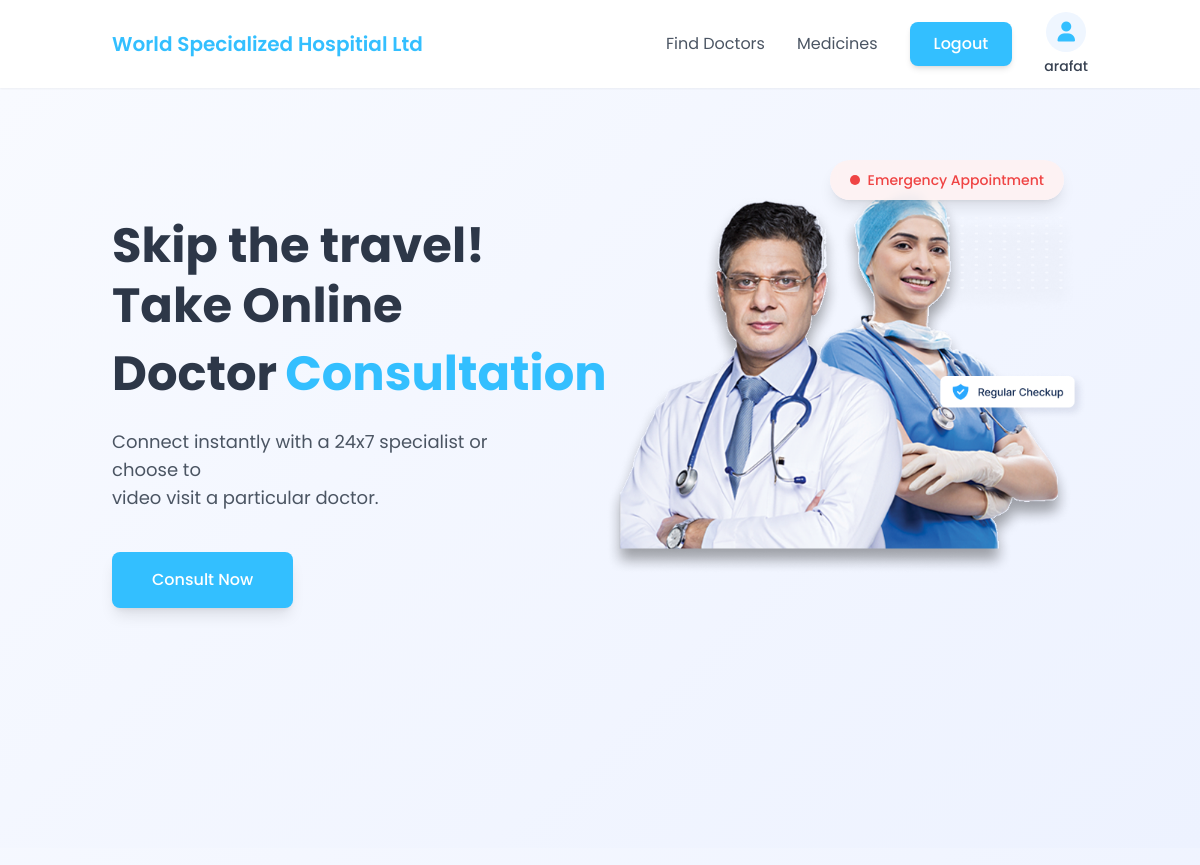
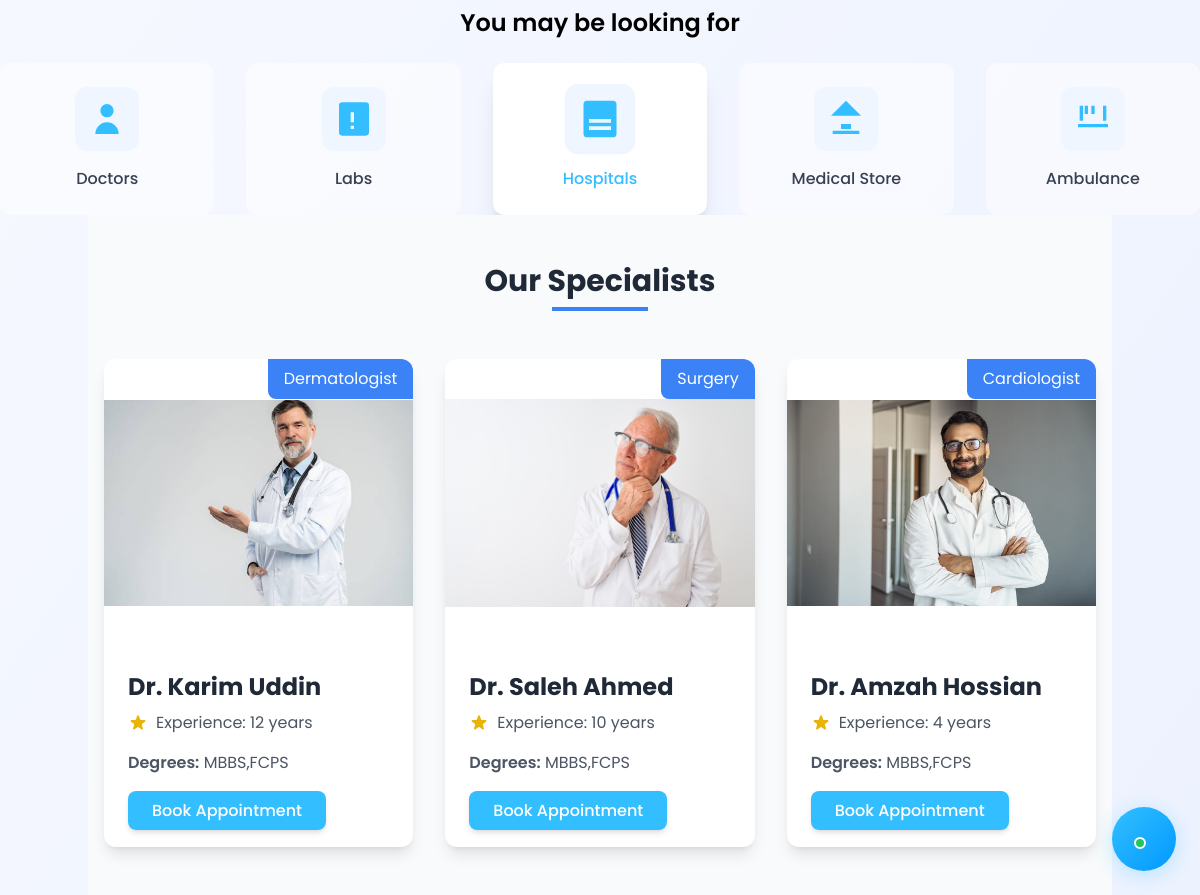
The app's page / (signed in) with its own data (2 pictures, top to bottom).
### myapp/models.py (models this page shows, shortened)
class Doctor(models.Model):
    id = models.AutoField(primary_key=True)
    username = models.CharField(max_length=100, unique=True,null = True)  # Removed null and blank
    full_name = models.CharField(max_length=100)
    password = models.CharField(max_length=128)  # Changed max_length to 128, removed default
    category = models.ForeignKey(
        DoctorCategory,
        on_delete=models.SET_DEFAULT,
        related_name='doctors',
        default=get_default_category,
    )
    email = models.EmailField(max_length=254, unique=True)
    mobile = models.CharField(max_length=15,unique=True,null = True)
    degrees = models.CharField(max_length=200)
    hospital = models.CharField(max_length=200, default='')
    experience = models.IntegerField(help_text='Experience in years')
    description = models.TextField(default='')
    image = models.ImageField(upload_to='static/images/doctors/', null=True, blank=True)
    created_at = models.DateTimeField(default=timezone.now)
    updated_at = models.DateTimeField(default=timezone.now)
    is_active = models.BooleanField(default=True)

class DoctorCategory(models.Model):
    id = models.AutoField(primary_key=True)
    type = models.CharField(max_length=100)
    created_at = models.DateTimeField(default=timezone.now)
    updated_at = models.DateTimeField(default=timezone.now)
    class Meta:
        verbose_name_plural = 'Doctor Categories'

### myapp/views.py (the view)
# urls.py: path('', views.index, name='index'),
def index(request):
    if 'user_id' not in request.session or request.session.get('user_type') != 'general_user':
        doctors = Doctor.objects.all().select_related('category')
        context = {
            'doctors': doctors,
        }
        return render(request, 'index.html', context)
    doctors = Doctor.objects.all().select_related('category')
    return render(request, 'general user/user_home.html', {'doctors': doctors})

### myapp/templates/general user/user_home.html (shortened to what this page needs)
<!DOCTYPE html>
<html lang="en">
<head>
    {% load static %}
    <script src="https://cdn.tailwindcss.com"></script>
    <link rel="stylesheet" href="https://cdnjs.cloudflare.com/ajax/libs/font-awesome/6.5.1/css/all.min.css">
</head>
<body class="flex flex-col min-h-screen bg-gradient-to-br from-[#F8FAFF] to-[#EDF2FF]">
    <header class="bg-white/95 backdrop-blur-sm sticky top-0 z-50 shadow-sm">
        <nav class="container mx-auto px-6 py-3">
            <div class="flex justify-between items-center">
                <a href="/" class="text-[#33BFFF] text-xl font-semibold hover:text-[#0099FF] transition-colors">
                    World Specialized Hospitial Ltd
                </a>
                <div class="flex items-center space-x-8">
                    <a href="#" class="nav-link text-gray-600 hover:text-[#33BFFF] transition-colors">Find Doctors</a>
                    <a href="#" class="nav-link text-gray-600 hover:text-[#33BFFF] transition-colors">Medicines</a>
                    <a href="{% url 'general_user_logout' %}" class="bg-[#33BFFF] text-white px-6 py-2.5 rounded-lg hover:bg-[#0099FF] transition-all transform hover:scale-105 font-medium shadow-md">Logout</a>
                    <div class="flex flex-col items-center">
                        <div class="w-10 h-10 bg-blue-50 rounded-full flex items-center justify-center">
                            <i class="fas fa-user text-[#33BFFF] text-xl"></i>
                        </div>
                        <a href="{% url 'user_profile' %}" class="text-sm text-gray-700 hover:text-[#33BFFF] font-medium mt-1 transition-colors">
                            {{ request.session.user_name }}
                        </a>
                    </div>
                </div>
            </div>
        </nav>
    </header>
    <section class="hero-gradient relative overflow-hidden">
        <div class="container mx-auto px-6 pt-12 pb-40">
            <div class="flex items-center justify-between">
                <div class="w-1/2 pr-12">
                    <h1 class="text-5xl font-bold text-[#2D3748] leading-tight">
                        Skip the travel! Take Online<br>
                        <div class="flex items-center gap-2 mt-2">
                            <span>Doctor</span>
                            <span class="text-[#33BFFF] animate-float">Consultation</span>
                        </div>
                    </h1>
                    <p class="text-gray-600 mt-6 mb-10 text-lg">Connect instantly with a 24x7 specialist or choose to<br>video visit a particular doctor.</p>
                    <button onclick="window.location.href='#doctor-list'"
                                            class="bg-[#33BFFF] text-white px-10 py-4 rounded-lg hover:bg-[#0099FF] transition-all transform hover:scale-105 font-medium shadow-lg hover:shadow-xl">
                                        Consult Now
                                    </button>
                </div>
                <div class="w-1/2 relative">
                    <img src="{% static 'images/doctors.png' %}" alt="Doctors" class="w-full transform hover:scale-102 transition-transform">
                    <div class="absolute top-6 right-6 bg-red-50/90 backdrop-blur-sm px-5 py-2.5 rounded-full shadow-lg flex items-center space-x-2 transform hover:scale-105 transition-all">
                        <div class="w-2.5 h-2.5 bg-red-500 rounded-full animate-pulse"></div>
                        <span class="text-sm font-medium text-red-500 animate-pulse">Emergency Appointment</span>
                    </div>
                </div>
            </div>
        </div>
    </section>
        <div class="text-center mt-6">
            <h3 class="text-2xl font-semibold mb-6">You may be looking for</h3>
            <div class="grid grid-cols-5 gap-8">
                <div class="group">
                    <div class="flex flex-col items-center p-6 rounded-xl bg-white/50 hover:bg-white hover:shadow-xl transition-all duration-300 cursor-pointer">
                        <div class="w-16 h-16 mb-4 bg-blue-50 rounded-xl flex items-center justify-center group-hover:scale-110 transition-transform">
                            <svg class="w-10 h-10 text-[#33BFFF]" fill="currentColor" viewBox="0 0 24 24">
                                <path d="M16 7a4 4 0 11-8 0 4 4 0 018 0zM12 14a7 7 0 00-7 7h14a7 7 0 00-7-7z"/>
                            </svg>
                        </div>
                        <span class="text-gray-700 font-medium group-hover:text-[#33BFFF] transition-colors">Doctors</span>
                    </div>
                </div>
                <div class="group">
                    <div class="flex flex-col items-center p-6 rounded-xl bg-white/50 hover:bg-white hover:shadow-xl transition-all duration-300 cursor-pointer">
                        <div class="w-16 h-16 mb-4 bg-blue-50 rounded-xl flex items-center justify-center group-hover:scale-110 transition-transform">
                            <svg class="w-10 h-10 text-[#33BFFF]" fill="currentColor" viewBox="0 0 24 24">
                                <path d="M19 2H5a2 2 0 00-2 2v16a2 2 0 002 2h14a2 2 0 002-2V4a2 2 0 00-2-2zm-7 16h-2v-2h2v2zm0-4h-2V8h2v6z"/>
                            </svg>
                        </div>
                        <span class="text-gray-700 font-medium group-hover:text-[#33BFFF] transition-colors">Labs</span>
                    </div>
                </div>
                <div class="group">
                    <div class="flex flex-col items-center p-6 rounded-xl bg-white shadow-xl transition-all duration-300 cursor-pointer">
                        <div class="w-16 h-16 mb-4 bg-blue-50 rounded-xl flex items-center justify-center scale-110">
                            <svg class="w-10 h-10 text-[#33BFFF]" fill="currentColor" viewBox="0 0 24 24">
                                <path d="M19 2H5a2 2 0 00-2 2v16a2 2 0 002 2h14a2 2 0 002-2V4a2 2 0 00-2-2zm-1 16H6v-2h12v2zm0-4H6v-2h12v2z"/>
                            </svg>
                        </div>
                        <span class="text-[#33BFFF] font-medium">Hospitals</span>
                    </div>
                </div>
                <div class="group">
                    <div class="flex flex-col items-center p-6 rounded-xl bg-white/50 hover:bg-white hover:shadow-xl transition-all duration-300 cursor-pointer">
                        <div class="w-16 h-16 mb-4 bg-blue-50 rounded-xl flex items-center justify-center group-hover:scale-110 transition-transform">
                            <svg class="w-10 h-10 text-[#33BFFF]" fill="currentColor" viewBox="0 0 24 24">
                                <path d="M4 19h16v2H4zm5-4h6v3H9zm12-5H3l9-9z"/>
                            </svg>
                        </div>
                        <span class="text-gray-700 font-medium group-hover:text-[#33BFFF] transition-colors">Medical Store</span>
                    </div>
                </div>
                <div class="group">
                    <div class="flex flex-col items-center p-6 rounded-xl bg-white/50 hover:bg-white hover:shadow-xl transition-all duration-300 cursor-pointer">
                        <div class="w-16 h-16 mb-4 bg-blue-50 rounded-xl flex items-center justify-center group-hover:scale-110 transition-transform">
                            <svg class="w-10 h-10 text-[#33BFFF]" fill="currentColor" viewBox="0 0 24 24">
                                <path d="M18 4h2v9h-2zM4 13h2V4H4zm7-4h2V4h-2zm-4 0h2V4H7zm14 6H3v2h18z"/>
                            </svg>
                        </div>
                        <span class="text-gray-700 font-medium group-hover:text-[#33BFFF] transition-colors">Ambulance</span>
                    </div>
                </div>
            </div>
        </div>
    {% include 'doctors/doctor_view.html' %}
    {% include 'components/chatBot.html'%}
</body>
</html>

### myapp/templates/doctors/doctor_view.html (shortened to what this page needs)
<div class="container mx-auto px-4 py-12 bg-gray-50">
    <div class="text-center mb-12">
        <h2 class="text-3xl font-bold text-gray-800 mb-2">Our Specialists</h2>
        <div class="w-24 h-1 bg-blue-500 mx-auto"></div>
    </div>
    <div class="grid grid-cols-1 md:grid-cols-2 lg:grid-cols-3 gap-8">
        {% for doctor in doctors %}
        <div class="bg-white rounded-xl shadow-lg overflow-hidden transform transition duration-300 hover:scale-105">
            <div class="relative">
                {% if doctor.image and doctor.image.url %}
                    <img src="{{ doctor.image.url }}" alt="{{ doctor.full_name }}" class="w-full h-72 object-contain">
                    <div class="absolute top-0 right-0 bg-blue-500 text-white px-4 py-2 rounded-bl-lg">
                        {% if doctor.category %}{{ doctor.category.type }}{% endif %}
                    </div>
                {% else %}
                    <div class="w-full h-72 bg-gray-200 flex items-center justify-center">
                        <span class="text-gray-500">No Image</span>
                    </div>
                {% endif %}
            </div>
            <div class="p-6">
                <h3 class="text-2xl font-bold text-gray-800 mb-2">{{ doctor.full_name }}</h3>
                <div class="flex items-center mb-4">
                    <span class="text-gray-600">Experience: {{ doctor.experience }} years</span>
                </div>
                <div class="space-y-2">
                    <p class="text-gray-600"><span class="font-semibold">Degrees:</span> {{ doctor.degrees }}</p>
                </div>
                <div class="mt-6">
                    <a href="{% url 'book_appointment' doctor.id %}"
                       class="bg-[#33BFFF] text-white px-6 py-2 rounded-lg hover:bg-[#0099FF] transition-all transform hover:scale-105 font-medium shadow-md">
                        Book Appointment
                    </a>
                </div>
            </div>
        </div>
        {% endfor %}
    </div>
</div>

### myapp/templates/general user/user_home.html (style rules this page uses)
body { font-family: 'Poppins', sans-serif; }
.hero-gradient { background: linear-gradient(135deg, #F8FAFF 0%, #EDF2FF 100%); }
.nav-link { position: relative; }
.nav-link::after { content: ''; position: absolute; width: 0; height: 2px; bottom: -2px; left: 0; background-color: #33BFFF; transition: width 0.3s ease; }
.animate-float { animation: float 3s ease-in-out infinite; }

### records on screen
Doctor: image (picture), category.type "Dermatologist", full_name "Dr. Karim Uddin", experience "12", degrees "MBBS,FCPS"
Doctor: image (picture), category.type "Surgery", full_name "Dr. Saleh Ahmed", experience "10", degrees "MBBS,FCPS"
Doctor: image (picture), category.type "Cardiologist", full_name "Dr. Amzah Hossian", experience "4", degrees "MBBS,FCPS"

### other values on screen
{{ request.session.user_name }} "arafat"
